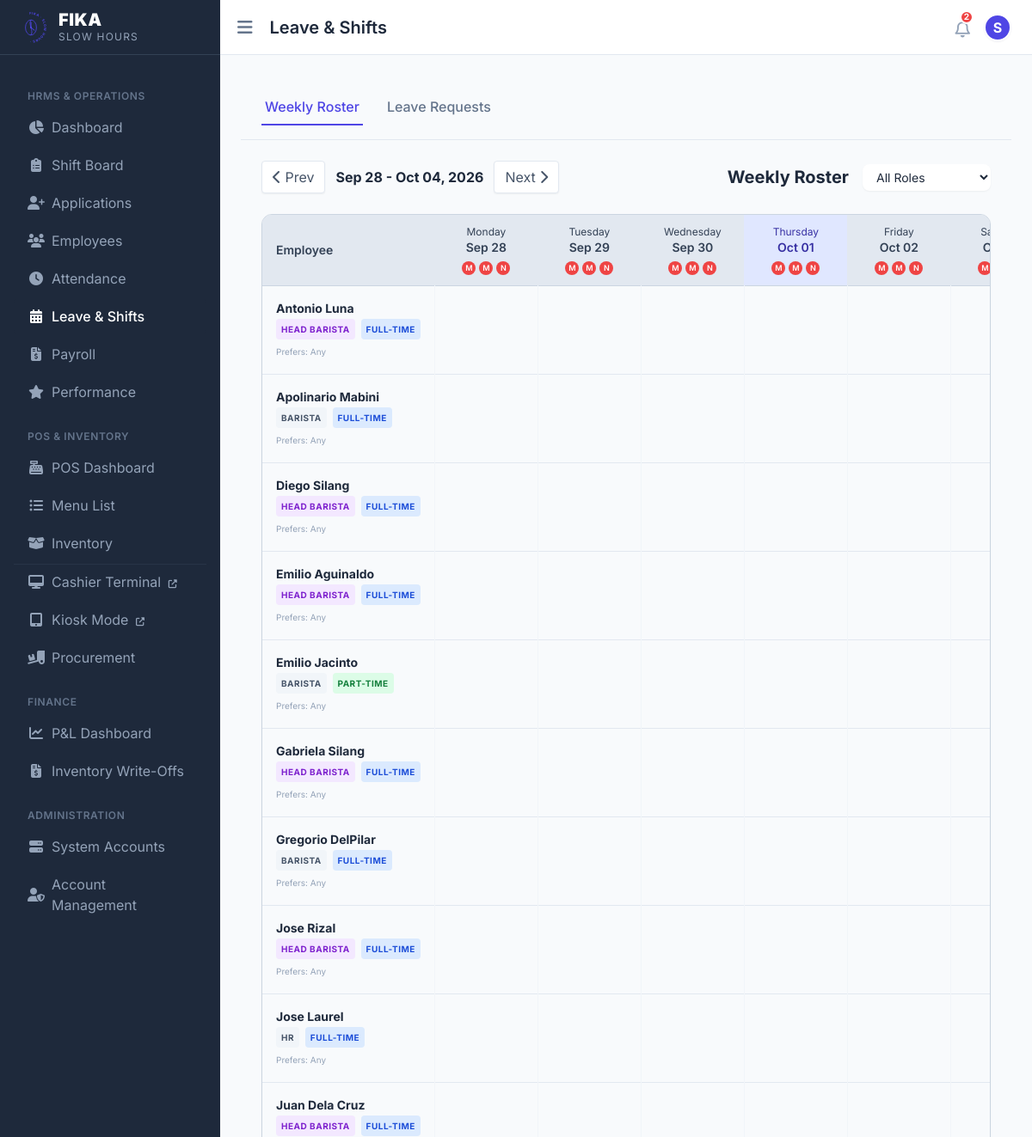
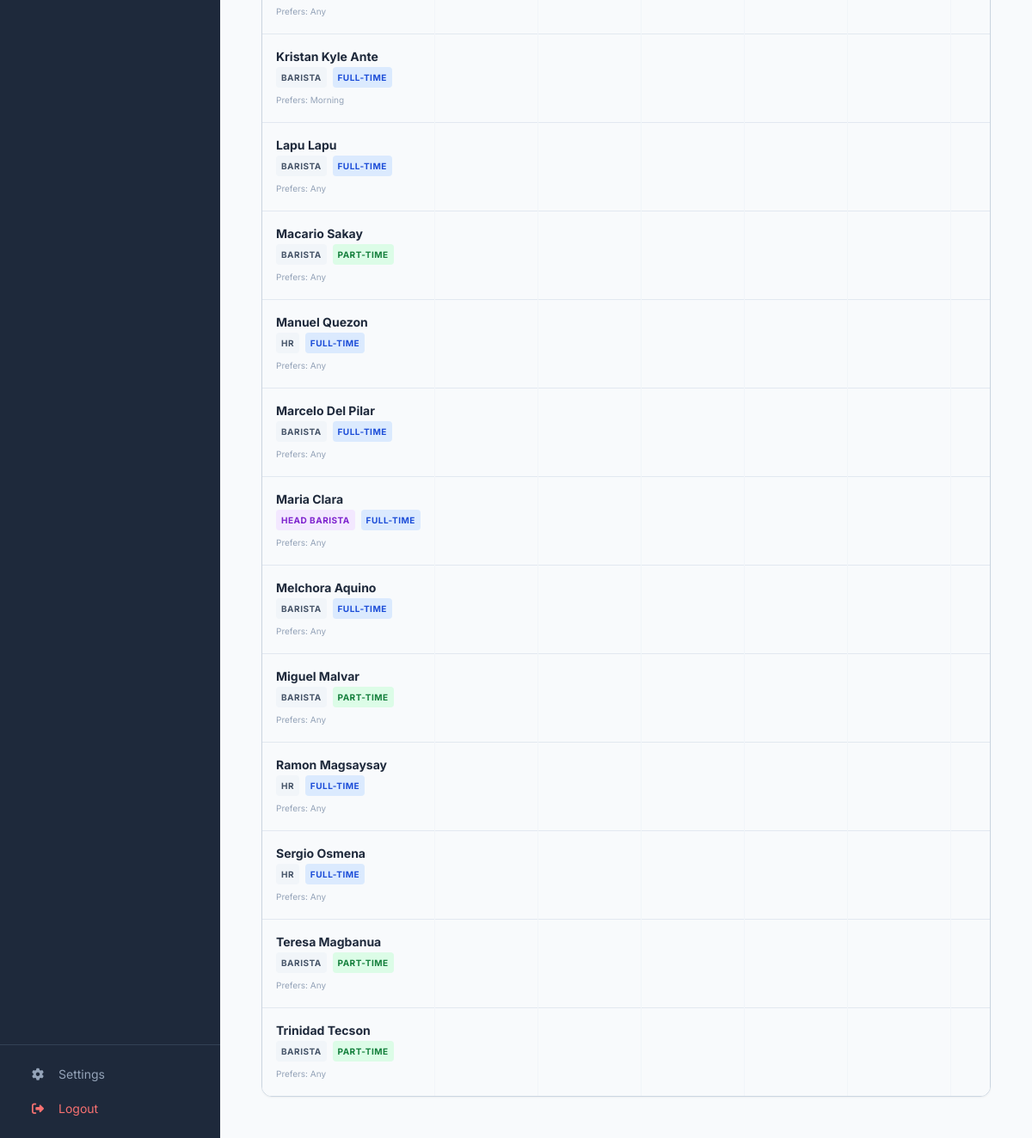
The app's page /cafe_hrms/leave.php (signed in) with its own data (2 pictures, top to bottom).
### tables this page shows
CREATE TABLE `employees` (
  `id` int NOT NULL,
  `employee_id` varchar(80) NOT NULL,
  `first_name` varchar(150) DEFAULT NULL,
  `last_name` varchar(150) DEFAULT NULL,
  `email` varchar(255) NOT NULL,
  `phone` varchar(50) DEFAULT NULL,
  `position` varchar(120) DEFAULT NULL,
  `department` varchar(120) DEFAULT NULL,
  `employment_type` varchar(50) DEFAULT NULL,
  `status` varchar(50) NOT NULL DEFAULT 'Active',
  `sick_leave_balance` int NOT NULL DEFAULT '14',
  `termination_reason` varchar(100) DEFAULT NULL,
  `termination_details` text,
  `termination_date` date DEFAULT NULL,
  `date_hired` date DEFAULT NULL,
  `birthday` date DEFAULT NULL,
  `hourly_rate` decimal(12,2) NOT NULL DEFAULT '0.00',
  `last_raise_date` date DEFAULT NULL,
  `last_bonus_date` date DEFAULT NULL,
  `address` text,
  `emergency_contact` varchar(200) DEFAULT NULL,
  `bank_account` varchar(120) DEFAULT NULL,
  `tin` varchar(50) DEFAULT NULL,
  `sss` varchar(50) DEFAULT NULL,
  `philhealth` varchar(50) DEFAULT NULL,
  `pagibig` varchar(50) DEFAULT NULL,
  `government_ids` varchar(255) DEFAULT NULL,
  `photo` varchar(500) DEFAULT NULL,
  `created_at` datetime DEFAULT CURRENT_TIMESTAMP,
  `emergency_contact_name` varchar(255) DEFAULT NULL,
  `emergency_contact_phone` varchar(50) DEFAULT NULL,
  `valid_id_back_photo` varchar(500) DEFAULT NULL,
  `valid_id_photo` varchar(500) DEFAULT NULL,
  `education_level` varchar(50) DEFAULT NULL,
  `school_name` varchar(150) DEFAULT NULL,
  `school_address` varchar(255) DEFAULT NULL,
  `year_graduated` varchar(20) DEFAULT NULL,
  `education_status` varchar(50) DEFAULT NULL,
  `course_diploma` varchar(150) DEFAULT NULL,
  `employment_category` varchar(50) DEFAULT 'Full-Time',
  `birthdate` date DEFAULT NULL,
  `sex` varchar(20) DEFAULT '',
  `nationality` varchar(100) DEFAULT '',
  `preferred_schedule` varchar(50) DEFAULT 'Any',
  `branch_id` int DEFAULT NULL,
  `employment_status` enum('Trainee','Probationary','Regular') NOT NULL DEFAULT 'Regular'
);

### cafe_hrms/functions.php (called while the page is built, shortened)
<?php
function h($value) {
    return htmlspecialchars((string)$value, ENT_QUOTES, 'UTF-8');
}
function current_user() {
    return $_SESSION['user'] ?? null;
}
function get_branch_filter($tableAlias = '') {
    $user = current_user();
    if (!$user || empty($user['branch_id'])) {
        return '';
    }
    $prefix = $tableAlias ? $tableAlias . '.' : '';
    return " AND {$prefix}branch_id = " . (int)$user['branch_id'];
}

### cafe_hrms/leave.php (the view, shortened to what this page needs)
<?php
require_once __DIR__ . '/init.php';
$tab = $_GET['tab'] ?? 'roster';
$roleFilter = $_GET['role_filter'] ?? '';
$branchFilter = get_branch_filter();
$empQuery = 'SELECT id, CONCAT(first_name, " ",   last_name) AS full_name, preferred_schedule, employment_category, position FROM employees WHERE status IN ("Active", "Trainee") AND position NOT IN ("Branch Admin", "Central HR", "Global Accountant", "Executive")' . $branchFilter;
$empParams = [];
$empQuery .= ' ORDER BY first_name';
$stmtEmp = $pdo->prepare($empQuery);
$stmtEmp->execute($empParams);
$employees = $stmtEmp->fetchAll(PDO::FETCH_ASSOC);
$weekOffset = (int)($_GET['week_offset'] ?? 0);
$monday = new DateTime('monday this week');
$sunday = clone $monday;
$sunday->modify('+6 days');
$nextMonday = new DateTime('next monday');
$nextMondayStr = $nextMonday->format('Y-m-d');
$coverage = [];
function getCoverageColor($heads, $regulars) {
    if ($heads < 1) return 'bg-red-500';
    return 'bg-emerald-500';
}
require_once __DIR__ . '/includes/header.php';
?>
<div class="px-6 py-4 border-b border-slate-200 flex space-x-6">
    <a href="?tab=roster" class="font-medium px-1 py-2 border-b-2 transition <?= $tab === 'roster' ? 'border-primary text-primary' : 'border-transparent text-slate-500 hover:text-slate-800' ?>">Weekly Roster</a>
    <a href="?tab=leaves" class="font-medium px-1 py-2 border-b-2 transition <?= $tab === 'leaves' ? 'border-primary text-primary' : 'border-transparent text-slate-500 hover:text-slate-800' ?>">Leave Requests</a>
</div>
<div class="p-6">
    <?php if ($tab === 'roster'): ?>
        <div class="flex justify-between items-center mb-6">
            <div class="flex items-center gap-3">
                <a href="?tab=roster&week_offset=<?= $weekOffset - 1 ?><?= $roleFilter ? '&role_filter='.urlencode($roleFilter) : '' ?>" class="px-3 py-1.5 bg-white border border-slate-200 rounded shadow-sm hover:bg-slate-50 text-slate-600">
                    <i class="fa-solid fa-chevron-left"></i> Prev
                </a>
                <span class="font-bold text-slate-800">
                    <?= $monday->format('M d') ?> - <?= $sunday->format('M d, Y') ?>
                </span>
                <a href="?tab=roster&week_offset=<?= $weekOffset + 1 ?><?= $roleFilter ? '&role_filter='.urlencode($roleFilter) : '' ?>" class="px-3 py-1.5 bg-white border border-slate-200 rounded shadow-sm hover:bg-slate-50 text-slate-600">
                    Next <i class="fa-solid fa-chevron-right"></i>
                </a>
            </div>
            <div class="flex items-center gap-4">
                <h2 class="text-xl font-bold text-slate-800">Weekly Roster</h2>
                <form autocomplete="off" method="GET" action="leave" class="flex items-center gap-2">
                    <select name="role_filter" onchange="this.form.submit()" class="text-sm rounded-lg border-slate-300 py-1.5 pl-3 pr-8 focus:ring-primary focus:border-primary bg-white shadow-sm">
                        <option value="">All Roles</option>
                    </select>
                </form>
            </div>
        </div>
        <div class="bg-slate-50 rounded-xl shadow-sm border border-slate-300 overflow-x-auto">
            <table class="w-full text-left text-sm whitespace-nowrap">
                <thead>
                    <tr class="bg-slate-200 border-b border-slate-300 text-slate-700">
                        <th class="p-4 font-semibold sticky left-0 bg-slate-200 z-10 shadow-[1px_0_0_0_#cbd5e1]">Employee</th>
                        <?php
                        $curr = clone $monday;
                        for($i=0; $i<7; $i++):
                            $isToday = $curr->format('Y-m-d') == date('Y-m-d');
                            $dStr = $curr->format('Y-m-d');
                            $cov = $coverage[$dStr] ?? ['Morning' => ['heads'=>0,'regulars'=>0], 'Mid' => ['heads'=>0,'regulars'=>0], 'Night' => ['heads'=>0,'regulars'=>0]];
                        ?>
                            <th class="p-3 font-semibold text-center <?= $isToday ? 'bg-indigo-100 text-indigo-800' : '' ?>">
                                <div class="text-xs font-normal"><?= $curr->format('l') ?></div>
                                <?= $curr->format('M d') ?>
                                <div class="flex justify-center gap-1 mt-1.5">
                                    <div class="w-4 h-4 rounded-full text-[9px] flex items-center justify-center text-white <?= getCoverageColor($cov['Morning']['heads'], $cov['Morning']['regulars']) ?>" title="Morning Coverage: <?= $cov['Morning']['heads'] ?> Head(s), <?= $cov['Morning']['regulars'] ?> Regular(s)">M</div>
                                    <div class="w-4 h-4 rounded-full text-[9px] flex items-center justify-center text-white <?= getCoverageColor($cov['Mid']['heads'], $cov['Mid']['regulars']) ?>" title="Mid Coverage: <?= $cov['Mid']['heads'] ?> Head(s), <?= $cov['Mid']['regulars'] ?> Regular(s)">M</div>
                                    <div class="w-4 h-4 rounded-full text-[9px] flex items-center justify-center text-white <?= getCoverageColor($cov['Night']['heads'], $cov['Night']['regulars']) ?>" title="Night Coverage: <?= $cov['Night']['heads'] ?> Head(s), <?= $cov['Night']['regulars'] ?> Regular(s)">N</div>
                                </div>
                            </th>
                        <?php
                            $curr->modify('+1 day');
                        endfor;
                        ?>
                    </tr>
                </thead>
                <tbody class="divide-y divide-slate-200">
                    <?php foreach ($employees as $emp): ?>
                        <tr class="hover:bg-slate-200/50">
                            <td class="p-4 sticky left-0 bg-slate-50 shadow-[1px_0_0_0_#cbd5e1]">
                                <div class="font-bold text-slate-800 text-sm"><?= h($emp['full_name']) ?></div>
                                <div class="text-[10px] mt-0.5 space-x-1">
                                    <span class="inline-block px-1.5 py-0.5 rounded font-bold uppercase tracking-wider <?= $emp['position'] === 'Head Barista' ? 'bg-purple-100 text-purple-700' : 'bg-slate-100 text-slate-600' ?>"><?= h($emp['position']) ?></span>
                                    <span class="inline-block px-1.5 py-0.5 rounded font-bold uppercase tracking-wider <?= $emp['employment_category'] === 'Full-Time' ? 'bg-blue-100 text-blue-700' : 'bg-green-100 text-green-700' ?>"><?= h($emp['employment_category']) ?></span>
                                </div>
                                <div class="text-[10px] text-slate-400 mt-1">Prefers: <?= h($emp['preferred_schedule'] ?? 'Any') ?></div>
                            </td>
                            <?php
                            $curr = clone $monday;
                            for($i=0; $i<7; $i++):
                                $dateStr = $curr->format('Y-m-d');
                                $isLocked = ($dateStr < $nextMondayStr);
                                $cellClasses = "p-2 min-w-[120px] text-center border-l border-slate-100 relative group";
                                if ($isLocked) $cellClasses .= " bg-slate-50 opacity-80";
                            ?>
                                <td class="<?= $cellClasses ?>">
                                </td>
                            <?php
                                $curr->modify('+1 day');
                            endfor;
                            ?>
                        </tr>
                    <?php endforeach; ?>
                </tbody>
            </table>
        </div>
    <?php endif; ?>
</div>
<?php require_once __DIR__ . '/includes/footer.php'; ?>

### cafe_hrms/includes/header.php (style rules this page uses)
body { font-family: 'Inter', sans-serif; background-color: #f8fafc; }

### records on screen
employees: full_name "Antonio Luna", position "HEAD BARISTA", employment_category "FULL-TIME", preferred_schedule "Any"
employees: full_name "Apolinario Mabini", position "BARISTA", employment_category "FULL-TIME", preferred_schedule "Any"
employees: full_name "Diego Silang", position "HEAD BARISTA", employment_category "FULL-TIME", preferred_schedule "Any"
employees: full_name "Emilio Aguinaldo", position "HEAD BARISTA", employment_category "FULL-TIME", preferred_schedule "Any"
employees: full_name "Emilio Jacinto", position "BARISTA", employment_category "PART-TIME", preferred_schedule "Any"
employees: full_name "Gabriela Silang", position "HEAD BARISTA", employment_category "FULL-TIME", preferred_schedule "Any"
employees: full_name "Gregorio DelPilar", position "BARISTA", employment_category "FULL-TIME", preferred_schedule "Any"
employees: full_name "Jose Rizal", position "HEAD BARISTA", employment_category "FULL-TIME", preferred_schedule "Any"
employees: full_name "Jose Laurel", position "HR", employment_category "FULL-TIME", preferred_schedule "Any"
employees: full_name "Juan Dela Cruz", position "HEAD BARISTA", employment_category "FULL-TIME", preferred_schedule "Any"
employees: full_name "Kristan Kyle Ante", position "BARISTA", employment_category "FULL-TIME", preferred_schedule "Morning"
employees: full_name "Lapu Lapu", position "BARISTA", employment_category "FULL-TIME", preferred_schedule "Any"
employees: full_name "Macario Sakay", position "BARISTA", employment_category "PART-TIME", preferred_schedule "Any"
employees: full_name "Manuel Quezon", position "HR", employment_category "FULL-TIME", preferred_schedule "Any"
employees: full_name "Marcelo Del Pilar", position "BARISTA", employment_category "FULL-TIME", preferred_schedule "Any"
employees: full_name "Maria Clara", position "HEAD BARISTA", employment_category "FULL-TIME", preferred_schedule "Any"
employees: full_name "Melchora Aquino", position "BARISTA", employment_category "FULL-TIME", preferred_schedule "Any"
employees: full_name "Miguel Malvar", position "BARISTA", employment_category "PART-TIME", preferred_schedule "Any"
employees: full_name "Ramon Magsaysay", position "HR", employment_category "FULL-TIME", preferred_schedule "Any"
employees: full_name "Sergio Osmena", position "HR", employment_category "FULL-TIME", preferred_schedule "Any"
employees: full_name "Teresa Magbanua", position "BARISTA", employment_category "PART-TIME", preferred_schedule "Any"
employees: full_name "Trinidad Tecson", position "BARISTA", employment_category "PART-TIME", preferred_schedule "Any"

### other values on screen
$pageTitle "Leave & Shifts"
$unreadCount "2"
substr(current_user()['name'] ?? 'U', 0, 1) "S"
$monday->format('M d') "Sep 28"
$sunday->format('M d, Y') "Oct 04, 2026"
$curr->format('l') "Monday"
$curr->format('M d') "Sep 28"
$curr->format('l') "Tuesday"
$curr->format('M d') "Sep 29"
$curr->format('l') "Wednesday"
$curr->format('M d') "Sep 30"
$curr->format('l') "Thursday"
$curr->format('M d') "Oct 01"
$curr->format('l') "Friday"
$curr->format('M d') "Oct 02"
